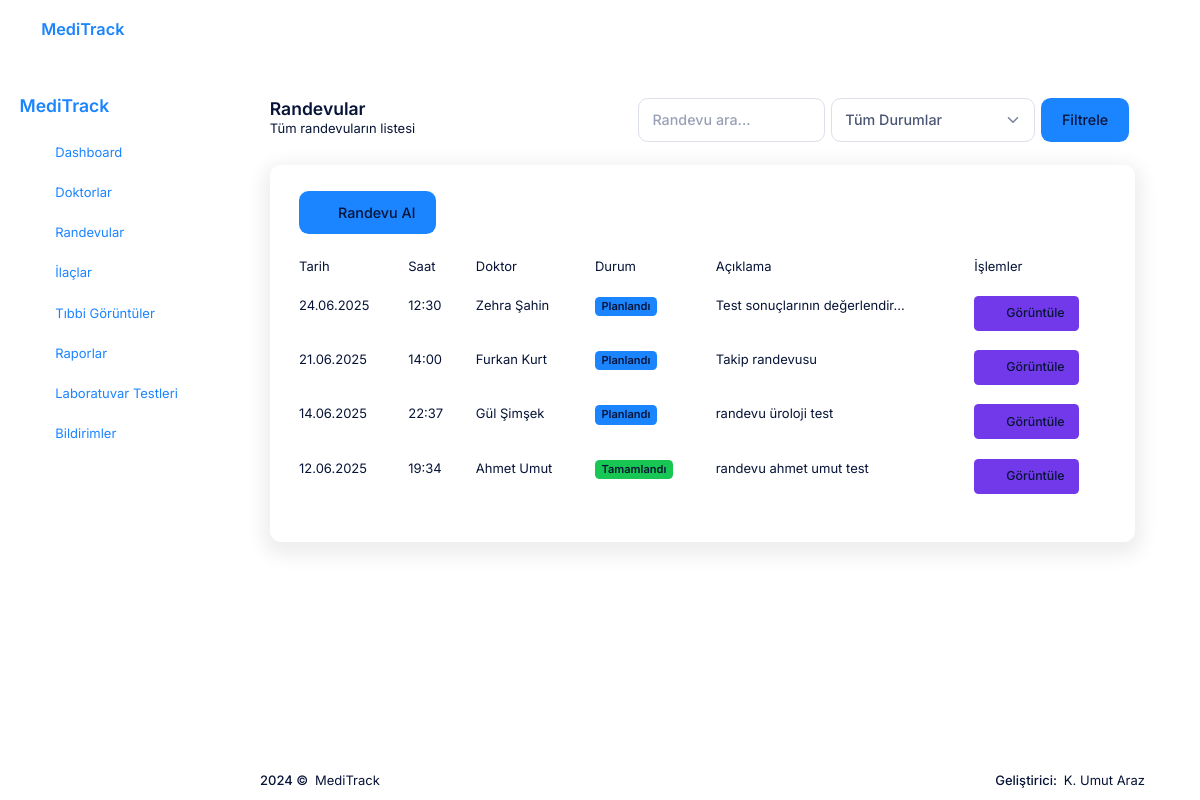
The app's page /core/appointments/ (signed in) with its own data.
### appointments/models.py (models this page shows, shortened)
class Appointment(models.Model):
    STATUS_CHOICES = [
        ('planned', _('Planlandı')),
        ('completed', _('Tamamlandı')),
        ('cancelled', _('İptal Edildi')),
    ]
    patient = models.ForeignKey(
        settings.AUTH_USER_MODEL,
        on_delete=models.CASCADE,
        related_name='patient_appointments',
        verbose_name=_('Hasta'),
        limit_choices_to={'user_type': 'patient'}
    )
    doctor = models.ForeignKey(
        settings.AUTH_USER_MODEL,
        on_delete=models.CASCADE,
        related_name='doctor_appointments',
        verbose_name=_('Doktor'),
        limit_choices_to={'user_type': 'doctor'}
    )
    date = models.DateField(
        verbose_name=_('Tarih')
    )
    time = models.TimeField(
        verbose_name=_('Saat')
    )
    description = models.TextField(
        blank=True,
        null=True,
        verbose_name=_('Açıklama')
    )
    status = models.CharField(
        max_length=20,
        choices=STATUS_CHOICES,
        default='planned',
        verbose_name=_('Durum')
    )
    created_at = models.DateTimeField(
        auto_now_add=True,
        verbose_name=_('Oluşturulma Tarihi')
    )
    updated_at = models.DateTimeField(
        auto_now=True,
        verbose_name=_('Güncellenme Tarihi')
    )
    class Meta:
        verbose_name = _('Randevu')
        verbose_name_plural = _('Randevular')
        ordering = ['-date', '-time']

### users/models.py (models this page shows, shortened)
class User(AbstractUser):
    USER_TYPE_CHOICES = [
        ('patient', _('Hasta')),
        ('doctor', _('Doktor')),
        ('receptionist', _('Resepsiyonist')),
        ('admin', _('Admin')),
    ]
    user_type = models.CharField(
        max_length=20,
        choices=USER_TYPE_CHOICES,
        default='patient',
        verbose_name=_('Kullanıcı Tipi')
    )
    specialization = models.CharField(
        max_length=100,
        blank=True,
        null=True,
        verbose_name=_('Uzmanlık Alanı')
    )
    date_of_birth = models.DateField(
        blank=True,
        null=True,
        verbose_name=_('Doğum Tarihi')
    )
    phone_number = models.CharField(
        max_length=20,
        blank=True,
        null=True,
        verbose_name=_('Telefon Numarası')
    )
    address = models.TextField(
        blank=True,
        null=True,
        verbose_name=_('Adres')
    )
    blood_type = models.CharField(
        max_length=10,
        blank=True,
        null=True,
        verbose_name=_('Kan Grubu')
    )
    def is_patient(self):
        return self.user_type == 'patient'
    def is_doctor(self):
        return self.user_type == 'doctor'
    def is_receptionist(self):
        return self.user_type == 'receptionist'
    def is_admin_user(self):
        return self.user_type == 'admin'
    class Meta:
        verbose_name = _('Kullanıcı')
        verbose_name_plural = _('Kullanıcılar')

### core/views.py (the view, shortened to what this page needs)
# urls.py: path('appointments/', views.AppointmentListView.as_view(), name='appointment-list'),
class AppointmentListView(LoginRequiredMixin, ListView):
    model = Appointment
    template_name = 'core/appointment_list.html'
    context_object_name = 'appointments'
    def get_queryset(self):
        queryset = super().get_queryset()
        user = self.request.user
        status = self.request.GET.get('status')
        search = self.request.GET.get('search')
        if user.is_patient():
            queryset = queryset.filter(patient=user)
        elif user.is_doctor():
            queryset = queryset.filter(doctor=user)
        if status:
            queryset = queryset.filter(status=status)
        return queryset.order_by('-date', '-time')

### core/context_processors.py (called while the page is built)
def notifications_processor(request):
    context = {}
    if request.user.is_authenticated:
        unread_notifications_count = Notification.objects.filter(
            user=request.user,
            is_read=False
        ).count()
        recent_notifications = Notification.objects.filter(
            user=request.user
        ).order_by('-created_at')[:5]
        context['unread_notifications_count'] = unread_notifications_count
        context['recent_notifications'] = recent_notifications
    return context

### Templates/core/appointment_list.html (shortened to what this page needs)
{% extends 'core/base.html' %}
{% load static %}
{% block content %}
<div class="container py-4">
    <div class="row mb-4">
        <div class="col">
            <h1 class="h3 mb-0">Randevular</h1>
            <p class="text-muted">Tüm randevuların listesi</p>
        </div>
        <div class="col-auto">
            <div class="d-flex">
                <form method="get" class="d-flex me-2">
                    <input type="text" name="search" class="form-control me-2" placeholder="Randevu ara..." value="{{ request.GET.search }}">
                    <select name="status" class="form-select me-2">
                        <option value="">Tüm Durumlar</option>
                    </select>
                    <button type="submit" class="btn btn-primary">Filtrele</button>
                </form>
            </div>
        </div>
    </div>
    <div class="card shadow">
        <div class="card-body">
            {% if user.is_patient %}
            <div class="mb-4">
                <a href="{% url 'appointment-create' %}" class="btn btn-primary">
                    <i class="fas fa-calendar-plus"></i> Randevu Al
                </a>
            </div>
            {% endif %}
            <div class="table-responsive">
                <table class="table table-hover">
                    <thead>
                        <tr>
                            <th>Tarih</th>
                            <th>Saat</th>
                            {% if not user.is_doctor %}
                                <th>Doktor</th>
                            {% endif %}
                            <th>Durum</th>
                            <th>Açıklama</th>
                            <th>İşlemler</th>
                        </tr>
                    </thead>
                    <tbody>
                        {% if appointments %}
                            {% for appointment in appointments %}
                                <tr>
                                    <td>{{ appointment.date|date:"d.m.Y" }}</td>
                                    <td>{{ appointment.time|time:"H:i" }}</td>
                                    {% if not user.is_doctor %}
                                        <td>{{ appointment.doctor.get_full_name }}</td>
                                    {% endif %}
                                    <td>
                                        {% if appointment.status == 'planned' %}
                                            <span class="badge bg-primary">Planlandı</span>
                                        {% elif appointment.status == 'completed' %}
                                            <span class="badge bg-success">Tamamlandı</span>
                                        {% elif appointment.status == 'cancelled' %}
                                            <span class="badge bg-danger">İptal Edildi</span>
                                        {% endif %}
                                    </td>
                                    <td>{{ appointment.description|truncatechars:30 }}</td>
                                    <td>
                                        <a href="{% url 'appointment-detail' appointment.id %}" class="btn btn-sm btn-info">
                                            <i class="fas fa-eye"></i> Görüntüle
                                        </a>
                                    </td>
                                </tr>
                            {% endfor %}
                        {% else %}
                            <tr>
                                <td colspan="7" class="text-center">Randevu bulunamadı.</td>
                            </tr>
                        {% endif %}
                    </tbody>
                </table>
            </div>
        </div>
    </div>
</div>
{% endblock %}

### records on screen
Appointment: date "24.06.2025", time "12:30", doctor.get_full_name "Zehra Şahin", status "Planlandı", description "Test sonuçlarının değerlendir…"
Appointment: date "21.06.2025", time "14:00", doctor.get_full_name "Furkan Kurt", status "Planlandı", description "Takip randevusu"
Appointment: date "14.06.2025", time "22:37", doctor.get_full_name "Gül Şimşek", status "Planlandı", description "randevu üroloji test"
Appointment: date "12.06.2025", time "19:34", doctor.get_full_name "Ahmet Umut", status "Tamamlandı", description "randevu ahmet umut test"
